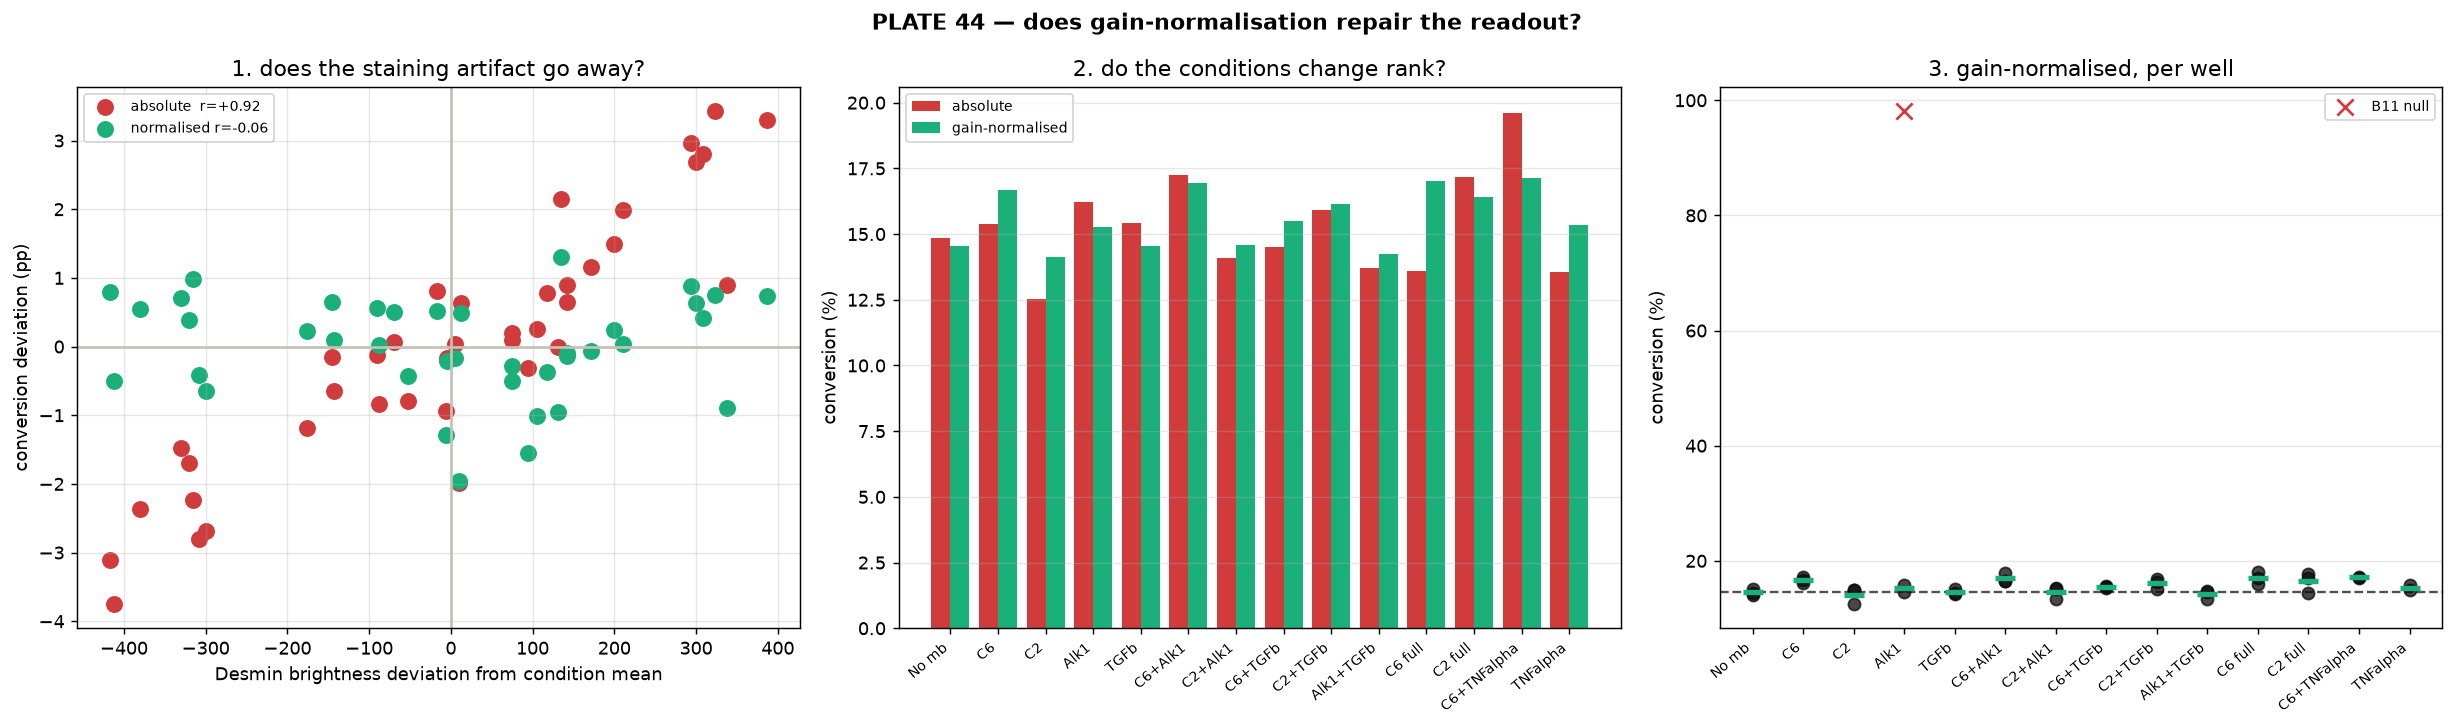

Reproduce this figure in Python.
"""PLATE 44 troubleshooting, step 5: does gain-normalisation fix the readout?

Diagnosis so far: Desmin staining/exposure gain varies up to 1.60x between
biologically IDENTICAL replicate wells, and a fixed absolute threshold turns that
gain straight into apparent conversion (partial r = +0.83 with myotube coverage
held constant).

The candidate fix is to threshold each well relative to its OWN Desmin
brightness scale instead of an absolute raw value.

**This must be tested, not assumed.** Per-image normalisation is exactly what
caused a previous flat-1.0x-fold-change bug in this project, by normalising away
real differences in Desmin abundance. The distinction that matters:

  * dividing by a GAIN term (p99 = peak brightness) removes a multiplicative
    exposure/staining factor and preserves how MUCH of the field is myotube;
  * a full min-max or per-image contrast stretch also removes abundance, which
    is the biology. That is the bug, and it is not what this does.

Conversion efficiency asks "is this nucleus inside a myotube", which is an AREA
question, so a gain-invariant area measure is the right target. Whether it
actually works is decided by four criteria, reported honestly either way:

  1. does the brightness correlation vanish?          (must, or it did nothing)
  2. do replicate wells agree better?                 (within-condition SD)
  3. is the B11 null still separated from controls?   (must not flatten)
  4. do condition differences survive or vanish?      (the flattening test)

Run from Conversion_Efficiency/:
    cpenv/Scripts/python.exe New_Quantif_P44/gain_normalised_test.py
"""
from __future__ import annotations
import json
import os
import sys

import numpy as np
from scipy import stats
from scipy.stats import pearsonr
from skimage.filters import threshold_otsu
import matplotlib
matplotlib.use("Agg")
import matplotlib.pyplot as plt  # noqa: E402

HERE = os.path.dirname(os.path.abspath(__file__))
sys.path.insert(0, HERE)
from p44_layout import (  # noqa: E402
    AMAX_UM2, AMIN_UM2, CONDITION_ORDER, CONTROL_CONDITION, RING_PX,
    TECHNICAL_FAILURES, UM2, condition_of, well_id, wells)
from percell_desmin import ring_intensity  # noqa: E402

CACHE = os.path.join(HERE, "dbs_cache")
NUC_DIR = os.path.join(HERE, "nuclei")
NULL_WELL = "14_B11"


def holm(p):
    m = len(p); o = np.argsort(p); adj = np.empty(m); run = 0.0
    for rank, i in enumerate(o):
        run = max(run, (m - rank) * p[i]); adj[i] = min(1.0, run)
    return adj


def main() -> int:
    order = wells()
    gains, ringvals = {}, {}
    for w in order:
        dbs = np.load(os.path.join(CACHE, f"{w}_dbs.npy")).astype(np.float32)
        nuc = np.load(os.path.join(NUC_DIR, f"{w}_masks.npy"))
        g = float(np.percentile(dbs, 99))            # the gain term
        gains[w] = g
        area = np.bincount(nuc.ravel(), minlength=int(nuc.max()) + 1) * UM2
        valid = (area >= AMIN_UM2) & (area <= AMAX_UM2); valid[0] = False
        mean, cnt = ring_intensity(nuc, dbs / g, RING_PX)   # NORMALISED image
        ringvals[w] = mean[valid[:mean.size] & (cnt > 0)]

    pooled = np.concatenate([ringvals[w] for w in order])
    lv = np.log10(np.maximum(pooled, 1e-4))
    thr = float(10 ** threshold_otsu(lv))
    conv = {w: 100 * float((ringvals[w] > thr).mean()) for w in order}
    print(f"gain-normalised pooled-Otsu threshold = {thr:.4f} "
          f"(fraction of each well's own p99)\n")

    base = json.load(open(os.path.join(HERE, "percell_desmin.json")))["per_well"]
    old = {w: base[w]["conversion_pct"] for w in order}
    ok = [w for w in order if well_id(w) not in TECHNICAL_FAILURES]

    # 1. brightness correlation, within condition
    def centred(d):
        out = {}
        for c in CONDITION_ORDER:
            ws = [w for w in ok if condition_of(w) == c]
            if len(ws) > 1:
                mu = np.mean([d[w] for w in ws])
                for w in ws:
                    out[w] = d[w] - mu
        return out
    cg, cn, co = centred(gains), centred(conv), centred(old)
    ks = sorted(cg)
    r_new = pearsonr([cg[w] for w in ks], [cn[w] for w in ks])
    r_old = pearsonr([cg[w] for w in ks], [co[w] for w in ks])
    print("1. BRIGHTNESS CORRELATION (within condition, biology held constant)")
    print(f"   absolute threshold  r = {r_old[0]:+.3f} (p={r_old[1]:.2g})")
    print(f"   gain-normalised     r = {r_new[0]:+.3f} (p={r_new[1]:.2g})")
    print(f"   -> {'REMOVED' if abs(r_new[0]) < 0.4 else 'still present'}\n")

    # 2. replicate agreement
    def sds(d):
        v = []
        for c in CONDITION_ORDER:
            ws = [w for w in ok if condition_of(w) == c]
            if len(ws) > 1:
                v.append(float(np.std([d[w] for w in ws], ddof=1)))
        return float(np.mean(v))
    print("2. REPLICATE AGREEMENT (mean within-condition SD, pp)")
    print(f"   absolute threshold  {sds(old):.2f}")
    print(f"   gain-normalised     {sds(conv):.2f}   "
          f"({100*(sds(conv)-sds(old))/sds(old):+.0f}%)\n")

    # 3. null well still separated?
    ctrl = [w for w in ok if condition_of(w) == CONTROL_CONDITION]
    cm_new = float(np.mean([conv[w] for w in ctrl]))
    cm_old = float(np.mean([old[w] for w in ctrl]))
    print("3. NULL WELL SEPARATION (must not be flattened away)")
    print(f"   absolute:       B11 {old[NULL_WELL]:5.2f}%  control {cm_old:5.2f}%"
          f"  ratio {cm_old/old[NULL_WELL]:.2f}x")
    print(f"   gain-normalised B11 {conv[NULL_WELL]:5.2f}%  control {cm_new:5.2f}%"
          f"  ratio {cm_new/max(conv[NULL_WELL],1e-9):.2f}x\n")

    # 4. condition differences
    rows, praw = [], []
    cvals = np.array([conv[w] for w in ctrl])
    for c in CONDITION_ORDER:
        ws = [w for w in ok if condition_of(w) == c]
        v = np.array([conv[w] for w in ws])
        p = (float("nan") if c == CONTROL_CONDITION
             else float(stats.ttest_ind(v, cvals, equal_var=False).pvalue))
        if c != CONTROL_CONDITION:
            praw.append(p)
        rows.append({"condition": c, "n": v.size, "mean": float(v.mean()),
                     "sd": float(v.std(ddof=1)) if v.size > 1 else float("nan"),
                     "fold": float(v.mean() / cm_new), "p": p})
    adj = holm(praw); it = iter(adj)
    for r in rows:
        r["p_holm"] = None if r["condition"] == CONTROL_CONDITION else float(next(it))
    sig = [r for r in rows if r["p_holm"] is not None and r["p_holm"] < 0.05]

    print("4. CONDITION DIFFERENCES (gain-normalised)")
    hdr = f"{'condition':<14}{'n':>3}{'mean':>8}{'SD':>7}{'fold':>7}{'p(Holm)':>10}"
    print("   " + hdr); print("   " + "-" * len(hdr))
    for r in sorted(rows, key=lambda r: r["mean"]):
        ph = "" if r["p_holm"] is None else f"{r['p_holm']:.3f}"
        mark = "  <- control" if r["condition"] == CONTROL_CONDITION else ""
        print(f"   {r['condition']:<14}{r['n']:>3}{r['mean']:>7.1f}%"
              f"{r['sd']:>7.2f}{r['fold']:>6.2f}x{ph:>10}{mark}")
    print(f"\n   {len(sig)} of {len(praw)} conditions significant after Holm "
          f"(was 0 with the absolute threshold)")
    if sig:
        for r in sig:
            print(f"     {r['condition']}: {r['mean']:.1f}% "
                  f"({r['fold']:.2f}x, p={r['p_holm']:.4f})")

    fig, ax = plt.subplots(1, 3, figsize=(19, 5.6))
    ax[0].scatter([cg[w] for w in ks], [co[w] for w in ks], s=70,
                  color="#d03b3b", label=f"absolute  r={r_old[0]:+.2f}")
    ax[0].scatter([cg[w] for w in ks], [cn[w] for w in ks], s=70,
                  color="#1baf7a", label=f"normalised r={r_new[0]:+.2f}")
    ax[0].axhline(0, color="#c3c2b7"); ax[0].axvline(0, color="#c3c2b7")
    ax[0].set_xlabel("Desmin brightness deviation from condition mean")
    ax[0].set_ylabel("conversion deviation (pp)")
    ax[0].set_title("1. does the staining artifact go away?")
    ax[0].legend(fontsize=8); ax[0].grid(alpha=0.3)

    x = np.arange(len(CONDITION_ORDER))
    mo = [np.mean([old[w] for w in ok if condition_of(w) == c])
          for c in CONDITION_ORDER]
    mn = [np.mean([conv[w] for w in ok if condition_of(w) == c])
          for c in CONDITION_ORDER]
    ax[1].bar(x - 0.2, mo, 0.4, label="absolute", color="#d03b3b")
    ax[1].bar(x + 0.2, mn, 0.4, label="gain-normalised", color="#1baf7a")
    ax[1].set_xticks(x)
    ax[1].set_xticklabels(CONDITION_ORDER, rotation=40, ha="right", fontsize=7.5)
    ax[1].set_ylabel("conversion (%)")
    ax[1].set_title("2. do the conditions change rank?")
    ax[1].legend(fontsize=8); ax[1].grid(axis="y", alpha=0.3)

    for i, c in enumerate(CONDITION_ORDER):
        v = [conv[w] for w in ok if condition_of(w) == c]
        ax[2].scatter([i] * len(v), v, s=45, color="#0b0b0b", alpha=0.75,
                      zorder=3)
        ax[2].scatter([i], [np.mean(v)], s=130, marker="_", color="#1baf7a",
                      linewidth=3, zorder=4)
    ax[2].axhline(cm_new, color="#52514e", ls="--", lw=1.3)
    ax[2].scatter([CONDITION_ORDER.index("Alk1")], [conv[NULL_WELL]], s=80,
                  marker="x", color="#d03b3b", zorder=5, label="B11 null")
    ax[2].set_xticks(range(len(CONDITION_ORDER)))
    ax[2].set_xticklabels(CONDITION_ORDER, rotation=40, ha="right", fontsize=7.5)
    ax[2].set_ylabel("conversion (%)")
    ax[2].set_title("3. gain-normalised, per well")
    ax[2].legend(fontsize=8); ax[2].grid(axis="y", alpha=0.3)

    fig.suptitle("PLATE 44 — does gain-normalisation repair the readout?",
                 fontweight="bold")
    fig.tight_layout()
    fig.savefig(os.path.join(HERE, "gain_normalised_test.png"), dpi=130,
                bbox_inches="tight", facecolor="white")
    with open(os.path.join(HERE, "gain_normalised_test.json"), "w") as fh:
        json.dump({"plate": "PLATE_44", "method": "ring Desmin / per-well p99",
                   "threshold_fraction_of_p99": thr,
                   "r_brightness_absolute": round(float(r_old[0]), 3),
                   "r_brightness_normalised": round(float(r_new[0]), 3),
                   "within_condition_sd_absolute": round(sds(old), 3),
                   "within_condition_sd_normalised": round(sds(conv), 3),
                   "null_pct": round(conv[NULL_WELL], 2),
                   "control_pct": round(cm_new, 2),
                   "n_significant_holm": len(sig),
                   "per_condition": rows,
                   "per_well_pct": {w: round(conv[w], 2) for w in order}},
                  fh, indent=2, default=float)
    print("\n-> gain_normalised_test.png / .json")
    return 0


if __name__ == "__main__":
    raise SystemExit(main())
